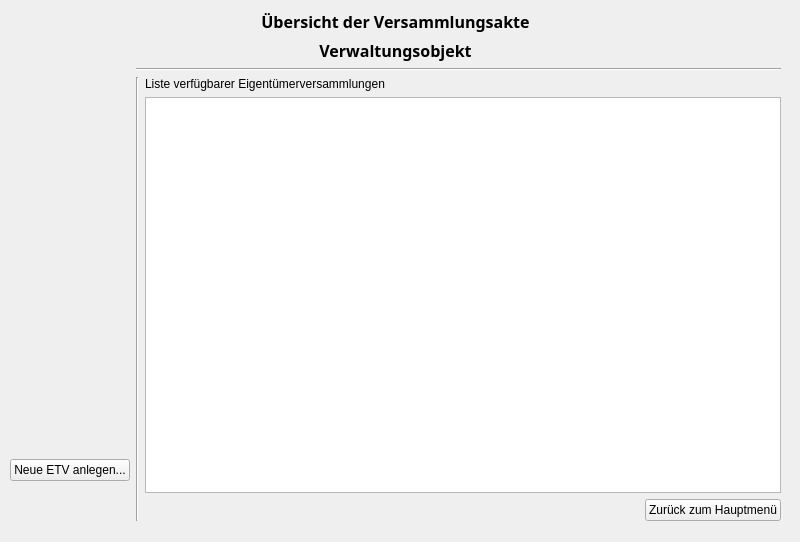
<?xml version="1.0" encoding="UTF-8"?>
<ui version="4.0">
 <class>propertyMainView</class>
 <widget class="QWidget" name="propertyMainView">
  <property name="geometry">
   <rect>
    <x>0</x>
    <y>0</y>
    <width>800</width>
    <height>542</height>
   </rect>
  </property>
  <property name="sizePolicy">
   <sizepolicy hsizetype="Expanding" vsizetype="Expanding">
    <horstretch>0</horstretch>
    <verstretch>0</verstretch>
   </sizepolicy>
  </property>
  <property name="windowTitle">
   <string>Eigentümerversammlungen</string>
  </property>
  <property name="autoFillBackground">
   <bool>true</bool>
  </property>
  <widget class="QWidget" name="gridLayoutWidget">
   <property name="geometry">
    <rect>
     <x>10</x>
     <y>10</y>
     <width>771</width>
     <height>511</height>
    </rect>
   </property>
   <layout class="QGridLayout" name="gridLayout">
    <property name="sizeConstraint">
     <enum>QLayout::SetDefaultConstraint</enum>
    </property>
    <item row="4" column="2" rowspan="4" colspan="2">
     <widget class="QTreeView" name="treeView">
      <property name="sizePolicy">
       <sizepolicy hsizetype="Expanding" vsizetype="Expanding">
        <horstretch>0</horstretch>
        <verstretch>0</verstretch>
       </sizepolicy>
      </property>
      <property name="font">
       <font>
        <family>Century Gothic</family>
        <pointsize>10</pointsize>
       </font>
      </property>
      <property name="autoFillBackground">
       <bool>true</bool>
      </property>
      <property name="styleSheet">
       <string notr="true">font: 10pt &quot;Century Gothic&quot;;</string>
      </property>
      <property name="sortingEnabled">
       <bool>true</bool>
      </property>
     </widget>
    </item>
    <item row="8" column="2">
     <spacer name="horizontalSpacer">
      <property name="orientation">
       <enum>Qt::Horizontal</enum>
      </property>
      <property name="sizeHint" stdset="0">
       <size>
        <width>40</width>
        <height>20</height>
       </size>
      </property>
     </spacer>
    </item>
    <item row="8" column="3">
     <widget class="QPushButton" name="exitButton">
      <property name="text">
       <string>Zurück zum Hauptmenü</string>
      </property>
     </widget>
    </item>
    <item row="1" column="0" colspan="4">
     <widget class="QLabel" name="label">
      <property name="sizePolicy">
       <sizepolicy hsizetype="Minimum" vsizetype="Minimum">
        <horstretch>0</horstretch>
        <verstretch>0</verstretch>
       </sizepolicy>
      </property>
      <property name="font">
       <font>
        <family>Century Gothic</family>
        <pointsize>12</pointsize>
        <weight>75</weight>
        <bold>true</bold>
       </font>
      </property>
      <property name="text">
       <string>Verwaltungsobjekt</string>
      </property>
      <property name="alignment">
       <set>Qt::AlignCenter</set>
      </property>
     </widget>
    </item>
    <item row="5" column="0">
     <widget class="QPushButton" name="newAgendaButton">
      <property name="text">
       <string>Neue ETV anlegen...</string>
      </property>
     </widget>
    </item>
    <item row="0" column="0" colspan="4">
     <widget class="QLabel" name="label_2">
      <property name="sizePolicy">
       <sizepolicy hsizetype="Minimum" vsizetype="Minimum">
        <horstretch>0</horstretch>
        <verstretch>0</verstretch>
       </sizepolicy>
      </property>
      <property name="font">
       <font>
        <family>Century Gothic</family>
        <pointsize>12</pointsize>
        <weight>75</weight>
        <bold>true</bold>
       </font>
      </property>
      <property name="text">
       <string>Übersicht der Versammlungsakte</string>
      </property>
      <property name="alignment">
       <set>Qt::AlignCenter</set>
      </property>
     </widget>
    </item>
    <item row="4" column="0">
     <spacer name="verticalSpacer">
      <property name="orientation">
       <enum>Qt::Vertical</enum>
      </property>
      <property name="sizeHint" stdset="0">
       <size>
        <width>20</width>
        <height>40</height>
       </size>
      </property>
     </spacer>
    </item>
    <item row="3" column="2" colspan="2">
     <widget class="QLabel" name="label_4">
      <property name="text">
       <string>Liste verfügbarer Eigentümerversammlungen</string>
      </property>
     </widget>
    </item>
    <item row="2" column="1" colspan="3">
     <widget class="Line" name="line_2">
      <property name="orientation">
       <enum>Qt::Horizontal</enum>
      </property>
     </widget>
    </item>
    <item row="3" column="1" rowspan="6">
     <widget class="Line" name="line">
      <property name="orientation">
       <enum>Qt::Vertical</enum>
      </property>
     </widget>
    </item>
   </layout>
  </widget>
 </widget>
 <resources/>
 <connections/>
</ui>
